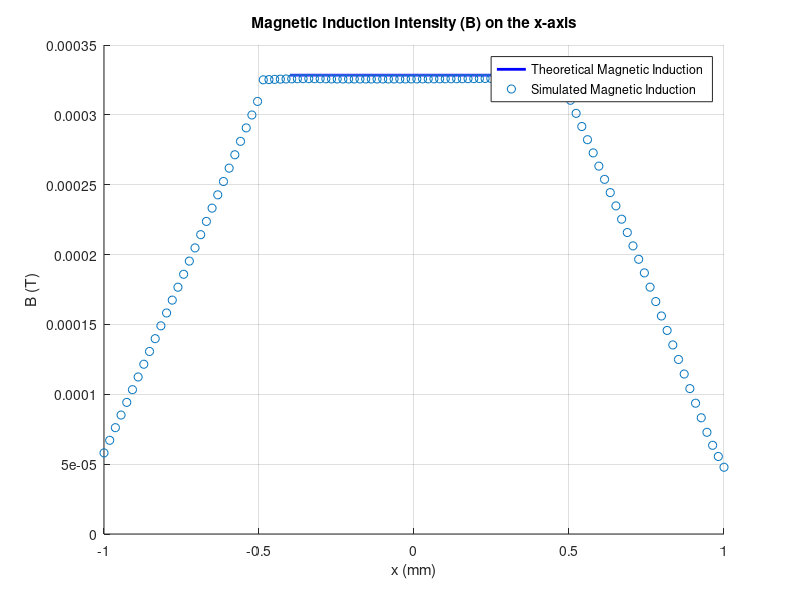

Recreate this plot in MATLAB.
% 清除命令窗口、工作空间和所有图形窗口
clc;
clear;
close all;

% 参数设定
I = 1; % 电流 (安培)
mu0 = 4 * pi * 1e-7; % 真空磁导率 (H/m)
d = 1e-3; % 圆柱之间的距离 (米)
a = 0.5e-3; % 圆柱的半径 (米)

J = I./((pi/3+0.5*(3)^(1/2))*10^(-3));

% 导入仿真数据
data_B = importdata('test4.txt'); % 假设数据保存在test4.txt文件中
x_sim_B = data_B.data(:, 1) * 1e-3; % 将仿真数据中的x从毫米转换为米
B_sim = data_B.data(:, 2); % 仿真数据中的B

% 定义x的范围用于理论计算
x_theory = linspace(-0.4e-3, 0.4e-3, 500);

% 计算理论磁感应强度 B
B_theory = zeros(size(x_theory));

% 计算理论磁感应强度 B
for i = 1:length(x_theory)
    x = x_theory(i);
    % 计算磁感应强度
    B_theory(i) = (mu0 *J) /2;
end

% 绘图
figure;
hold on;
plot(x_theory * 1e3, B_theory, 'b-', 'LineWidth', 2); % 理论曲线，单位转换为毫米
scatter(x_sim_B * 1e3, B_sim, 'ro'); % 仿真散点图，用红色圆圈绘图
hold off;

% 设置图形标签和标题
xlabel('x (mm)');
ylabel('B (T)');
title('Magnetic Induction Intensity (B) on the x-axis');
legend('Theoretical Magnetic Induction', 'Simulated Magnetic Induction', 'Location', 'Best');
grid on;
